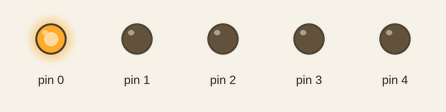
The sketch below on a simulated Arduino Uno, built with avr-gcc and run on an emulated ATmega328P. On the bench: output pins drawn as LEDs (lit = HIGH).

Above: at 0.12 s.
At 1.12 s:
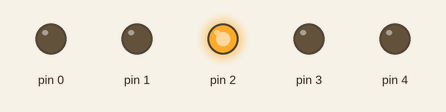
At 1.62 s:
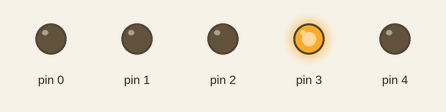
At 2.12 s:
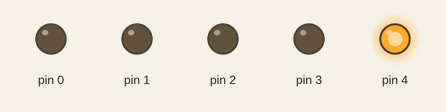
At 3.12 s:
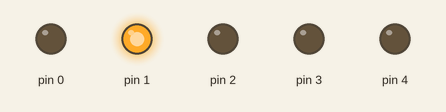
At 5.37 s:
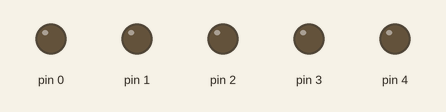
Timing chart, 0 to 5.8 s (numbered marks = the images above):
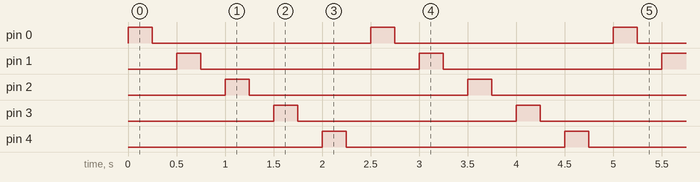

The sketch:

5Leds.ino
```cpp
//Definimos nuestras constantes
#define tiempo 250

int i=0;
void setup() {
  // put your setup code here, to run once:

  //Declaramos los pines como salidas
  for(i=0;i<5;i++)  //Ciclo de 0 a 4

  pinMode(i,OUTPUT);

}

void loop() {
  // put your main code here, to run repeatedly:

  /*
  Encendemos un pin, esperamos, apagamos el pin y esperamos
  Asi con los 5 pines de manera consecutiva
  0,1,2,3,4
  */

  digitalWrite(0,HIGH); //Encendemos pin 0

  delay(tiempo);    //Esperamos 250 milisegundos

  digitalWrite(0,LOW); //Apagamos pin 0

  delay(tiempo);    //Esperamos 250 milisegundos

  digitalWrite(1,HIGH);

  delay(tiempo);

  digitalWrite(1,LOW);

  delay(tiempo);

  digitalWrite(2,HIGH);

  delay(tiempo);

  digitalWrite(2,LOW);

  delay(tiempo);

  digitalWrite(3,HIGH);

  delay(tiempo);

  digitalWrite(3,LOW);

  delay(tiempo);

  digitalWrite(4,HIGH);

  delay(tiempo);

  digitalWrite(4,LOW);

  delay(tiempo);

}
```

Measured:
- by itself, pin 0–4: alternates HIGH for 0.25 s and LOW for 2.3 s
- by itself, everything shown: repeats every 2.5 s, in 10 steps
